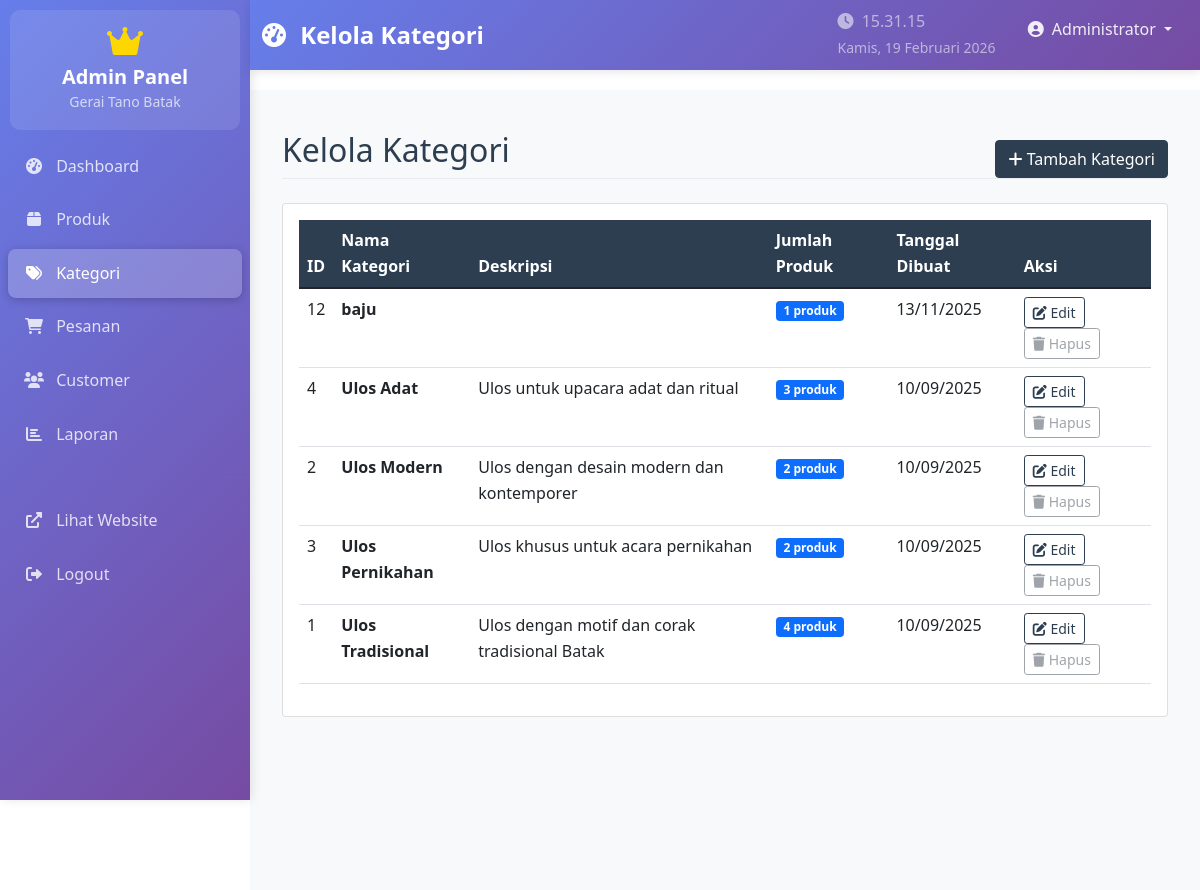
Screenshot of /admin/categories.php (signed in) with the database file from the repository.
### tables this page shows
CREATE TABLE `categories` (
  `id` int(11) NOT NULL AUTO_INCREMENT,
  `name` varchar(100) NOT NULL,
  `description` text DEFAULT NULL,
  `created_at` timestamp NOT NULL DEFAULT current_timestamp(),
  PRIMARY KEY (`id`)
);

### admin/categories.php (the view, shortened to what this page needs)
<?php
require_once '../includes/config.php';
$stmt = $pdo->prepare("SELECT c.*, COUNT(p.id) as product_count
                       FROM categories c
                       LEFT JOIN products p ON c.id = p.category_id
                       GROUP BY c.id
                       ORDER BY c.name");
$stmt->execute();
$categories = $stmt->fetchAll();
include 'includes/header.php';
?>
<div class="d-flex justify-content-between align-items-center mb-4 page-header">
    <h2>Kelola Kategori</h2>
    <button class="btn btn-primary btn-add-product" data-bs-toggle="modal" data-bs-target="#addCategoryModal">
        <i class="fas fa-plus"></i> Tambah Kategori
    </button>
</div>
<div class="card">
    <div class="card-body">
        <div class="table-responsive">
            <table class="table table-hover">
                <thead>
                    <tr>
                        <th>ID</th>
                        <th>Nama Kategori</th>
                        <th>Deskripsi</th>
                        <th>Jumlah Produk</th>
                        <th>Tanggal Dibuat</th>
                        <th>Aksi</th>
                    </tr>
                </thead>
                <tbody>
                    <?php foreach($categories as $category): ?>
                    <tr>
                        <td><?php echo $category['id']; ?></td>
                        <td><strong><?php echo htmlspecialchars($category['name']); ?></strong></td>
                        <td><?php echo htmlspecialchars($category['description']); ?></td>
                        <td>
                            <span class="badge bg-primary"><?php echo $category['product_count']; ?> produk</span>
                        </td>
                        <td><?php echo date('d/m/Y', strtotime($category['created_at'])); ?></td>
                        <td>
                            <button class="btn btn-sm btn-outline-primary" onclick="editCategory(<?php echo htmlspecialchars(json_encode($category)); ?>)">
                                <i class="fas fa-edit"></i> Edit
                            </button>
                            <?php if ($category['product_count'] == 0): ?>
                                <form method="POST" class="d-inline" onsubmit="return confirm('Yakin ingin menghapus kategori ini?')">
                                    <input type="hidden" name="id" value="<?php echo $category['id']; ?>">
                                    <button type="submit" name="delete_category" class="btn btn-sm btn-outline-danger">
                                        <i class="fas fa-trash"></i> Hapus
                                    </button>
                                </form>
                            <?php else: ?>
                                <button class="btn btn-sm btn-outline-secondary" disabled title="Tidak dapat dihapus karena masih digunakan">
                                    <i class="fas fa-trash"></i> Hapus
                                </button>
                            <?php endif; ?>
                        </td>
                    </tr>
                    <?php endforeach; ?>
                </tbody>
            </table>
        </div>
    </div>
</div>
<?php include 'includes/footer.php'; ?>

### assets/css/style.css (style rules this page uses)
:root { --primary-color: #2c3e50; --secondary-color: #34495e; --accent-color: #e74c3c; --gold-color: #f39c12; --success-color: #27ae60; --danger-color: #e74c3c; --warning-color: #f39c12; --info-color: #3498db; --light-color: #ecf0f1; --dark-color: #2c3e50; --text-dark: #2c3e50; --text-light: #7f8c8d; --gradient-primary: linear-gradient(135deg, #667eea 0%, #764ba2 100%); --gradient-secondary: linear-gradient(135deg, #f093fb 0%, #f5576c 100%); --gradient-elegant: linear-gradient(135deg, #2c3e50 0%, #34495e 100%); --shadow-elegant: 0 10px 30px rgba(0, 0, 0, 0.1); --shadow-hover: 0 15px 40px rgba(0, 0, 0, 0.15); }
body { font-family: 'Segoe UI', Tahoma, Geneva, Verdana, sans-serif; line-height: 1.6; color: var(--text-dark); }
.page-header { border-bottom: 1px solid #e9ecef; margin-bottom: 2rem; }
.btn-primary { background-color: var(--primary-color); border-color: var(--primary-color); }
.btn-outline-primary { color: var(--primary-color); border-color: var(--primary-color); }
.badge { font-size: 0.75rem; }
.table th { border-top: none; background-color: var(--primary-color); color: white; }

### admin/includes/header.php (style rules this page uses)
.page-header { margin-bottom: 25px; padding-top: 10px; }
.btn-add-product { margin-top: 10px; }

### rows the page displays
categories: id "12", name "baju", product_count "1", created_at "13/11/2025"
categories: id "4", name "Ulos Adat", description "Ulos untuk upacara adat dan ritual", product_count "3", created_at "10/09/2025"
categories: id "2", name "Ulos Modern", description "Ulos dengan desain modern dan kontemporer", product_count "2", created_at "10/09/2025"
categories: id "3", name "Ulos Pernikahan", description "Ulos khusus untuk acara pernikahan", product_count "2", created_at "10/09/2025"
categories: id "1", name "Ulos Tradisional", description "Ulos dengan motif dan corak tradisional Batak", product_count "4", created_at "10/09/2025"

### other values shown
$page_title "Kelola Kategori"
$_SESSION['full_name'] "Administrator"
